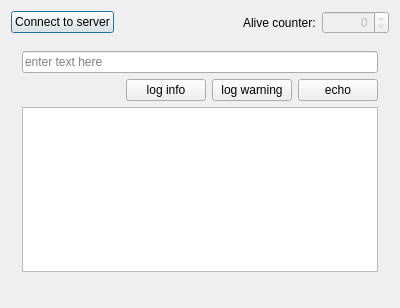
<?xml version="1.0" encoding="UTF-8"?>
<ui version="4.0">
 <class>ClientGui</class>
 <widget class="QDialog" name="ClientGui">
  <property name="geometry">
   <rect>
    <x>0</x>
    <y>0</y>
    <width>400</width>
    <height>308</height>
   </rect>
  </property>
  <property name="windowTitle">
   <string>ClientGui</string>
  </property>
  <layout class="QVBoxLayout" name="verticalLayout_2">
   <item>
    <layout class="QHBoxLayout" name="horizontalLayout_2">
     <item>
      <widget class="QPushButton" name="connect">
       <property name="text">
        <string>Connect to server</string>
       </property>
       <property name="checkable">
        <bool>true</bool>
       </property>
      </widget>
     </item>
     <item>
      <spacer name="horizontalSpacer_2">
       <property name="orientation">
        <enum>Qt::Horizontal</enum>
       </property>
       <property name="sizeHint" stdset="0">
        <size>
         <width>40</width>
         <height>20</height>
        </size>
       </property>
      </spacer>
     </item>
     <item>
      <widget class="QLabel" name="label">
       <property name="text">
        <string>Alive counter:</string>
       </property>
      </widget>
     </item>
     <item>
      <widget class="QSpinBox" name="keepAlive">
       <property name="enabled">
        <bool>false</bool>
       </property>
       <property name="alignment">
        <set>Qt::AlignRight|Qt::AlignTrailing|Qt::AlignVCenter</set>
       </property>
       <property name="readOnly">
        <bool>true</bool>
       </property>
       <property name="maximum">
        <number>1000000</number>
       </property>
      </widget>
     </item>
    </layout>
   </item>
   <item>
    <widget class="QWidget" name="inputWidget" native="true">
     <layout class="QVBoxLayout" name="verticalLayout">
      <item>
       <widget class="QLineEdit" name="input">
        <property name="placeholderText">
         <string>enter text here</string>
        </property>
       </widget>
      </item>
      <item>
       <layout class="QHBoxLayout" name="horizontalLayout">
        <item>
         <spacer name="horizontalSpacer">
          <property name="orientation">
           <enum>Qt::Horizontal</enum>
          </property>
          <property name="sizeHint" stdset="0">
           <size>
            <width>40</width>
            <height>20</height>
           </size>
          </property>
         </spacer>
        </item>
        <item>
         <widget class="QPushButton" name="logInfo">
          <property name="text">
           <string>log info</string>
          </property>
         </widget>
        </item>
        <item>
         <widget class="QPushButton" name="logWarning">
          <property name="text">
           <string>log warning</string>
          </property>
         </widget>
        </item>
        <item>
         <widget class="QPushButton" name="echo">
          <property name="text">
           <string>echo</string>
          </property>
         </widget>
        </item>
       </layout>
      </item>
      <item>
       <widget class="QPlainTextEdit" name="echoOutput">
        <property name="readOnly">
         <bool>true</bool>
        </property>
       </widget>
      </item>
     </layout>
    </widget>
   </item>
   <item>
    <spacer name="verticalSpacer">
     <property name="orientation">
      <enum>Qt::Vertical</enum>
     </property>
     <property name="sizeHint" stdset="0">
      <size>
       <width>20</width>
       <height>40</height>
      </size>
     </property>
    </spacer>
   </item>
  </layout>
 </widget>
 <layoutdefault spacing="6" margin="11"/>
 <resources/>
 <connections/>
</ui>
